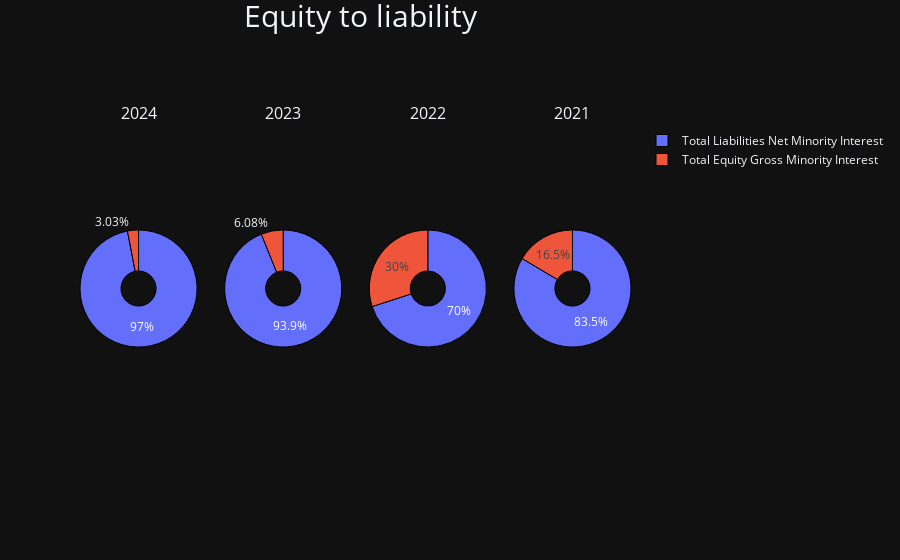

Source (notebook cell):
### Code cell
bs.show_equity_to_liability(balancesheet)

### Figure 1 — Plotly figure (JSON) as saved in the notebook; plotly's stock layout.template omitted (floating-point values rounded to 4 significant figures)
{"data": [{"domain": {"x": [0, 0.2125], "y": [0, 1]}, "hole": 0.3, "labels": ["Total Equity Gross Minority Interest", "Total Liabilities Net Minority Interest"], "marker": {"line": {"color": "#000000", "width": 1}}, "textfont": {"size": 12}, "type": "pie", "values": [6281649000, 200701304000]}, {"domain": {"x": [0.2625, 0.475], "y": [0, 1]}, "hole": 0.3, "labels": ["Total Equity Gross Minority Interest", "Total Liabilities Net Minority Interest"], "marker": {"line": {"color": "#000000", "width": 1}}, "textfont": {"size": 12}, "type": "pie", "values": [5454557000, 84270316000]}, {"domain": {"x": [0.525, 0.7375], "y": [0, 1]}, "hole": 0.3, "labels": ["Total Equity Gross Minority Interest", "Total Liabilities Net Minority Interest"], "marker": {"line": {"color": "#000000", "width": 1}}, "textfont": {"size": 12}, "type": "pie", "values": [6381689000, 14892736000]}, {"domain": {"x": [0.7875, 1], "y": [0, 1]}, "hole": 0.3, "labels": ["Total Equity Gross Minority Interest", "Total Liabilities Net Minority Interest"], "marker": {"line": {"color": "#000000", "width": 1}}, "textfont": {"size": 12}, "type": "pie", "values": [963584000, 4891830000]}], "layout": {"annotations": [{"font": {"size": 16}, "showarrow": false, "text": "2024", "x": 0.1062, "xanchor": "center", "xref": "paper", "y": 1, "yanchor": "bottom", "yref": "paper"}, {"font": {"size": 16}, "showarrow": false, "text": "2023", "x": 0.3688, "xanchor": "center", "xref": "paper", "y": 1, "yanchor": "bottom", "yref": "paper"}, {"font": {"size": 16}, "showarrow": false, "text": "2022", "x": 0.6313, "xanchor": "center", "xref": "paper", "y": 1, "yanchor": "bottom", "yref": "paper"}, {"font": {"size": 16}, "showarrow": false, "text": "2021", "x": 0.8938, "xanchor": "center", "xref": "paper", "y": 1, "yanchor": "bottom", "yref": "paper"}], "title": {"font": {"size": 30}, "text": "Equity to liability", "x": 0.4, "y": 0.99}}}
